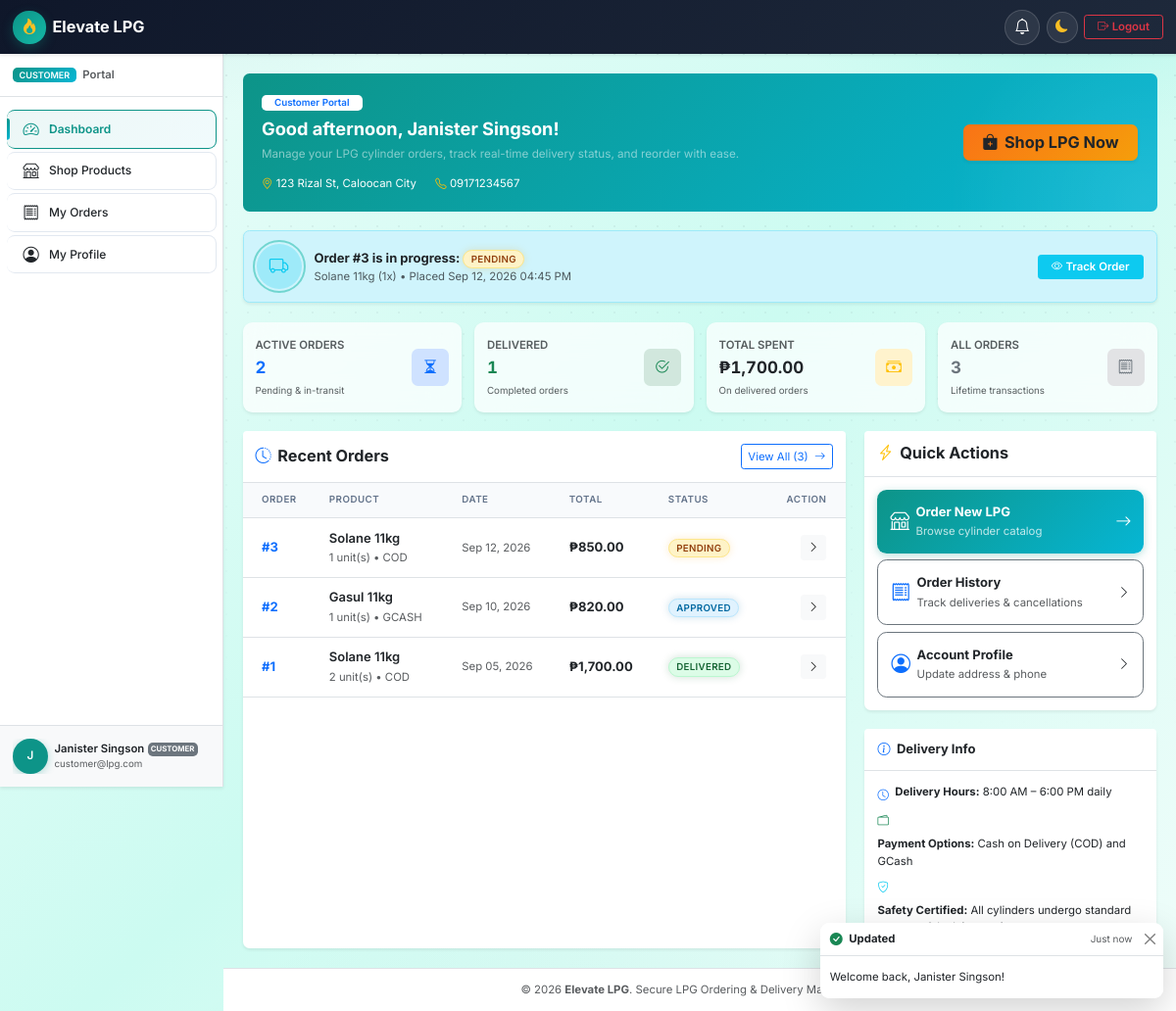
The app's page /pages/customer/dashboard.php (signed in) with its own data.
### tables this page shows
CREATE TABLE `users` (
  `id` int(11) NOT NULL AUTO_INCREMENT,
  `full_name` varchar(255) NOT NULL,
  `email` varchar(255) NOT NULL,
  `password` varchar(255) NOT NULL,
  `role` enum('customer','admin','rider') NOT NULL DEFAULT 'customer',
  `phone` varchar(20) NOT NULL,
  `address` text NOT NULL,
  `valid_id_path` varchar(500) DEFAULT NULL,
  `status` enum('active','inactive','suspended') NOT NULL DEFAULT 'active',
  `id_verification_status` enum('pending','approved','rejected') NOT NULL DEFAULT 'approved',
  `id_rejection_reason` varchar(500) DEFAULT NULL,
  `id_reviewed_by` int(11) DEFAULT NULL,
  `id_reviewed_at` datetime DEFAULT NULL,
  `purge_warned_at` datetime DEFAULT NULL,
  `created_at` timestamp NOT NULL DEFAULT current_timestamp(),
  `updated_at` timestamp NOT NULL DEFAULT current_timestamp() ON UPDATE current_timestamp(),
  PRIMARY KEY (`id`),
  UNIQUE KEY `email` (`email`),
  KEY `idx_role` (`role`),
  KEY `idx_status` (`status`),
  KEY `idx_verification_reviewed` (`id_verification_status`, `id_reviewed_at`)
);

CREATE TABLE `orders` (
  `id` int(11) NOT NULL AUTO_INCREMENT,
  `customer_id` int(11) NOT NULL,
  `product_id` int(11) NOT NULL,
  `rider_id` int(11) DEFAULT NULL,
  `quantity` int(10) unsigned NOT NULL,
  `unit_price` decimal(10,2) NOT NULL,
  `total_amount` decimal(10,2) NOT NULL,
  `payment_method` enum('cod','gcash') NOT NULL DEFAULT 'cod',
  `payment_reference` varchar(64) DEFAULT NULL,
  `payment_id` varchar(64) DEFAULT NULL,
  `payment_status` enum('unpaid','paid','failed') NOT NULL DEFAULT 'unpaid',
  `refund_status` enum('none','requested','refunded','failed','rejected') NOT NULL DEFAULT 'none',
  `refund_reference` varchar(64) DEFAULT NULL,
  `refund_reason` varchar(255) DEFAULT NULL,
  `refund_requested_at` datetime DEFAULT NULL,
  `refund_processed_at` datetime DEFAULT NULL,
  `cancel_reason` varchar(255) DEFAULT NULL,
  `paid_at` datetime DEFAULT NULL,
  `status` enum('pending_payment','pending','approved','ready_for_delivery','picked_up','out_for_delivery','delivered','cancelled') NOT NULL DEFAULT 'pending',
  `delivery_address` text NOT NULL,
  `delivery_latitude` decimal(10,7) DEFAULT NULL,
  `delivery_longitude` decimal(10,7) DEFAULT NULL,
  `contact_phone` varchar(20) NOT NULL,
  `notes` text DEFAULT NULL,
  `created_at` timestamp NOT NULL DEFAULT current_timestamp(),
  `updated_at` timestamp NOT NULL DEFAULT current_timestamp() ON UPDATE current_timestamp(),
  `delivered_at` timestamp NULL DEFAULT NULL,
  PRIMARY KEY (`id`),
  KEY `fk_orders_product` (`product_id`),
  KEY `idx_customer` (`customer_id`),
  KEY `idx_rider` (`rider_id`),
  KEY `idx_status` (`status`),
  KEY `idx_created` (`created_at`),
  KEY `idx_payment_reference` (`payment_reference`),
  KEY `idx_payment_id` (`payment_id`),
  KEY `idx_refund_status` (`refund_status`),
  CONSTRAINT `fk_orders_customer` FOREIGN KEY (`customer_id`) REFERENCES `users` (`id`) ON DELETE CASCADE,
  CONSTRAINT `fk_orders_product` FOREIGN KEY (`product_id`) REFERENCES `products` (`id`),
  CONSTRAINT `fk_orders_rider` FOREIGN KEY (`rider_id`) REFERENCES `users` (`id`) ON DELETE SET NULL
);

CREATE TABLE `products` (
  `id` int(11) NOT NULL AUTO_INCREMENT,
  `name` varchar(255) NOT NULL,
  `brand` varchar(255) NOT NULL,
  `weight` varchar(50) NOT NULL,
  `price` decimal(10,2) NOT NULL,
  `stock` int(10) unsigned NOT NULL DEFAULT 0,
  `image_url` varchar(500) DEFAULT NULL,
  `status` enum('active','inactive') NOT NULL DEFAULT 'active',
  `created_at` timestamp NOT NULL DEFAULT current_timestamp(),
  `updated_at` timestamp NOT NULL DEFAULT current_timestamp() ON UPDATE current_timestamp(),
  PRIMARY KEY (`id`),
  KEY `idx_brand` (`brand`),
  KEY `idx_status` (`status`)
);

### pages/customer/dashboard.php (the view, shortened to what the rows shown need)
<?php
require_once __DIR__ . '/../../includes/helpers.php';
require_once __DIR__ . '/../../includes/auth.php';
require_once __DIR__ . '/../../classes/User.php';
require_once __DIR__ . '/../../classes/Order.php';
$db = Database::connect();
$orderModel = new Order($db);
$userModel = new User($db);
$customerId = (int)current_user_id();
$customer = $userModel->findById($customerId);
$allOrders = $orderModel->getByCustomer($customerId);
$deliveredCount = 0;
$cancelledCount = 0;
$totalSpent = 0.0;
$latestActiveOrder = null;
$activeStatuses = ['pending', 'approved', 'ready_for_delivery', 'picked_up', 'out_for_delivery'];
foreach ($allOrders as $ord) {
    $status = $ord['status'] ?? 'pending';
    if (in_array($status, $activeStatuses, true)) {
        if ($latestActiveOrder === null) {
            $latestActiveOrder = $ord;
        }
    } elseif ($status === 'delivered') {
        $deliveredCount++;
        $totalSpent += (float)($ord['total_amount'] ?? 0);
    } elseif ($status === 'cancelled') {
        $cancelledCount++;
    }
}
$recentOrders = array_slice($allOrders, 0, 5);
$hourNow = (int)date('G');
if ($hourNow >= 0 && $hourNow < 12) {
    $greeting = 'Good morning';
} elseif ($hourNow >= 12 && $hourNow < 18) {
    $greeting = 'Good afternoon';
} else {
    $greeting = 'Good evening';
}
require_once __DIR__ . '/../../templates/header.php';
require_once __DIR__ . '/../../templates/components/order-card.php';
?>
<div class="container-fluid px-0">
    <div class="card mb-4 rounded-3 overflow-hidden position-relative app-banner-gradient text-white" data-aos="fade-down">
        <div class="card-body p-4 position-relative" style="z-index: 2;">
            <div class="row align-items-center g-3">
                <div class="col-lg-8">
                    <span class="badge bg-white text-primary px-3 py-1 mb-2 fw-semibold">Customer Portal</span>
                    <h2 class="fw-bold mb-2 welcome-greeting"><?= e($greeting) ?>, <?= e($customer['full_name'] ?? $_SESSION['user_name'] ?? 'Customer') ?>!</h2>
                    <p class="mb-3 text-white-50 fs-6">
                        Manage your LPG cylinder orders, track real-time delivery status, and reorder with ease.
                    </p>
                    <div class="d-flex flex-wrap gap-2 text-white small">
                        <span class="me-3"><i class="bi bi-geo-alt me-1 text-warning"></i><?= e($customer['address'] ?? 'No address set') ?></span>
                        <span><i class="bi bi-telephone me-1 text-warning"></i><?= e($customer['phone'] ?? 'No phone set') ?></span>
                    </div>
                </div>
            </div>
        </div>
    </div>
    <?php if ($latestActiveOrder): ?>
        <div class="alert alert-info border-info-subtle shadow-sm d-flex flex-wrap align-items-center justify-content-between p-3 mb-4 rounded-3" role="alert">
            <div class="d-flex align-items-center gap-3 mb-2 mb-md-0">
                <div class="bg-info bg-opacity-25 rounded-circle text-info d-inline-flex align-items-center justify-content-center flex-shrink-0 pulse-ring" style="width: 46px; height: 46px;">
                    <i class="bi bi-truck fs-4"></i>
                </div>
                <div>
                    <div class="fw-bold text-dark">
                        Order #<?= e((string)$latestActiveOrder['id']) ?> is in progress: <?= get_order_status_badge($latestActiveOrder['status']) ?>
                    </div>
                    <div class="small text-muted">
                        <?= e($latestActiveOrder['product_name'] ?? 'LPG Cylinder') ?> (<?= e((string)$latestActiveOrder['quantity']) ?>x) &bull; Placed <?= e(format_date($latestActiveOrder['created_at'])) ?>
                    </div>
                </div>
            </div>
            <a href="<?= url('pages/customer/order-detail.php?id=' . (int)$latestActiveOrder['id']) ?>" class="btn btn-sm btn-info text-white fw-semibold px-3">
                <i class="bi bi-eye me-1"></i>Track Order
            </a>
        </div>
    <?php endif; ?>
    <div class="row g-4" data-aos="fade-up">
        <div class="col-lg-8">
            <div class="card border-0 shadow-sm h-100 rounded-3">
                <div class="card-body p-0">
                    <?php if (empty($recentOrders)): ?>
                        <div class="text-center py-5 px-3">
                            <div class="mb-3 text-muted">
                                <i class="bi bi-cart-x fs-1 opacity-50"></i>
                            </div>
                            <h6 class="fw-bold">No orders placed yet</h6>
                            <p class="text-muted small mb-3">Browse our top-quality LPG cylinder catalog and place your first order today.</p>
                            <a href="<?= url('pages/customer/shop.php') ?>" class="btn btn-primary btn-sm px-4">
                                <i class="bi bi-bag-plus me-1"></i>Start Shopping
                            </a>
                        </div>
                    <?php else: ?>
                        <div class="table-responsive">
                            <table class="table table-hover align-middle mb-0">
                                <thead>
                                    <tr>
                                        <th class="ps-4">Order</th>
                                        <th>Product</th>
                                        <th>Date</th>
                                        <th>Total</th>
                                        <th>Status</th>
                                        <th class="text-end pe-4">Action</th>
                                    </tr>
                                </thead>
                                <tbody>
                                    <?php foreach ($recentOrders as $order): ?>
                                        <tr class="app-clickable-row" data-href="<?= url('pages/customer/order-detail.php?id=' . (int)$order['id']) ?>">
                                            <td class="ps-4 fw-bold text-primary">#<?= e((string)$order['id']) ?></td>
                                            <td>
                                                <div class="fw-semibold text-dark"><?= e($order['product_name'] ?? 'LPG Cylinder') ?></div>
                                                <small class="text-muted">
                                                    <?= e((string)$order['quantity']) ?> unit(s) &bull; <?= e(strtoupper($order['payment_method'] ?? 'COD')) ?>
                                                </small>
                                            </td>
                                            <td class="text-muted small"><?= e(format_date($order['created_at'], 'M d, Y')) ?></td>
                                            <td class="fw-bold text-dark"><?= e(format_currency($order['total_amount'])) ?></td>
                                            <td><?= get_order_status_badge($order['status']) ?></td>
                                            <td class="text-end pe-4">
                                                <a href="<?= url('pages/customer/order-detail.php?id=' . (int)$order['id']) ?>" class="btn btn-light btn-sm p-1 px-2" title="View details">
                                                    <i class="bi bi-chevron-right"></i>
                                                </a>
                                            </td>
                                        </tr>
                                    <?php endforeach; ?>
                                </tbody>
                            </table>
                        </div>
                    <?php endif; ?>
                </div>
            </div>
        </div>
    </div>
</div>
<?php
require_once __DIR__ . '/../../templates/footer.php';
?>

### templates/components/order-card.php (shortened to what the rows shown need)
<?php
if (!function_exists('get_order_status_badge')) {
    function get_order_status_badge(string $status): string {
        $status = strtolower($status);
        $labels = [
            'pending_payment'    => ['label' => 'Pending Payment',    'class' => 'badge-status-pending_payment'],
            'pending'            => ['label' => 'Pending',            'class' => 'badge-status-pending'],
            'approved'           => ['label' => 'Approved',           'class' => 'badge-status-approved'],
            'ready_for_delivery' => ['label' => 'Ready for Delivery', 'class' => 'badge-status-ready_for_delivery'],
            'picked_up'          => ['label' => 'Picked Up',          'class' => 'badge-status-picked_up'],
            'out_for_delivery'   => ['label' => 'Out for Delivery',   'class' => 'badge-status-out_for_delivery'],
            'delivered'          => ['label' => 'Delivered',          'class' => 'badge-status-delivered'],
            'cancelled'          => ['label' => 'Cancelled',          'class' => 'badge-status-cancelled']
        ];
        $info = $labels[$status] ?? ['label' => ucfirst(str_replace('_', ' ', $status)), 'class' => 'bg-secondary text-white'];
        return '<span class="badge ' . e($info['class']) . ' app-status-badge">' . e($info['label']) . '</span>';
    }
}
        ?>

### records on screen
users: full_name "Janister Singson", address "123 Rizal St, Caloocan City", phone "09171234567"
orders: id "3", status "PENDING", quantity "1", created_at "Sep 12, 2026 04:45 PM", product.name "Solane 11kg", payment_method "COD", created_at "Sep 12, 2026", total_amount "₱850.00"
products: name "Solane 11kg"
orders: id "2", product.name "Gasul 11kg", quantity "1", payment_method "GCASH", created_at "Sep 10, 2026", total_amount "₱820.00", status "APPROVED"
orders: id "1", product.name "Solane 11kg", quantity "2", payment_method "COD", created_at "Sep 05, 2026", total_amount "₱1,700.00", status "DELIVERED"

### other values on screen
$appName "Elevate LPG"
$role "CUSTOMER"
$item['label'] "Dashboard"
$item['label'] "Shop Products"
$item['label'] "My Orders"
$item['label'] "My Profile"
$initial "J"
$userName "Janister Singson"
$userEmail "customer@lpg.com"
$greeting "Good afternoon"
$activeCount "2"
$deliveredCount "1"
format_currency($totalSpent) "₱1,700.00"
count($allOrders) "3"
